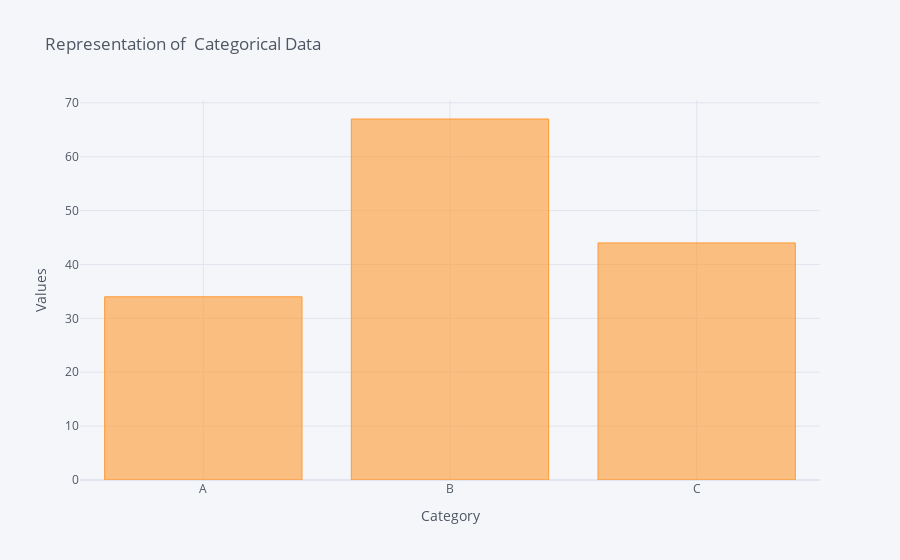

The notebook cell this image was saved under:
### Code cell
df2.iplot(kind='bar',x='Category',y='Values',title='''Representation of 
Categorical Data''',xTitle='Category',yTitle="Values")

### Figure 1 — Plotly figure (JSON) as saved in the notebook; plotly's stock layout.template omitted (floating-point values rounded to 4 significant figures)
{"data": [{"marker": {"color": "rgba(255, 153, 51, 0.6)", "line": {"color": "rgba(255, 153, 51, 1.0)", "width": 1}}, "name": "Values", "orientation": "v", "text": "", "type": "bar", "x": ["A", "B", "C"], "y": [34, 67, 44]}], "layout": {"legend": {"bgcolor": "#F5F6F9", "font": {"color": "#4D5663"}}, "paper_bgcolor": "#F5F6F9", "plot_bgcolor": "#F5F6F9", "title": {"font": {"color": "#4D5663"}, "text": "Representation of \nCategorical Data"}, "xaxis": {"gridcolor": "#E1E5ED", "showgrid": true, "tickfont": {"color": "#4D5663"}, "title": {"font": {"color": "#4D5663"}, "text": "Category"}, "zerolinecolor": "#E1E5ED"}, "yaxis": {"gridcolor": "#E1E5ED", "showgrid": true, "tickfont": {"color": "#4D5663"}, "title": {"font": {"color": "#4D5663"}, "text": "Values"}, "zerolinecolor": "#E1E5ED"}}}
